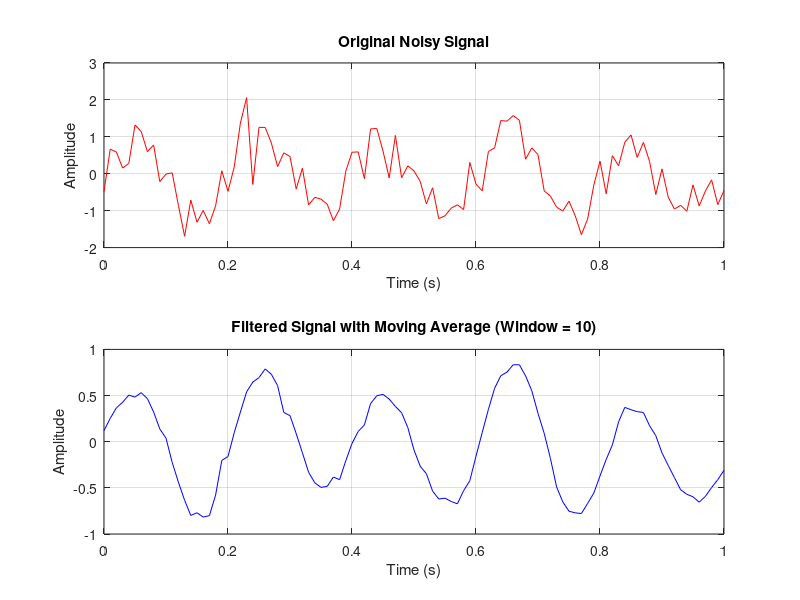

Write MATLAB code to recreate this figure.
clc; clear; close all;

% Generate a Noisy Signal
fs = 100;  % Sampling frequency (Hz)
t = 0:1/fs:1;  % Time vector (1 second duration)
signal = sin(2*pi*5*t) + 0.5*randn(size(t)); % 5 Hz sine wave with noise

% Define Moving Average Window Size
window_size = 10;  % Number of samples for averaging

% Zero-Pad the Signal at Both Ends
padded_signal = [zeros(1, floor(window_size/2)), signal, zeros(1, floor(window_size/2))];

% Apply Moving Average Filter Using movmean()
filtered_signal_padded = movmean(padded_signal, window_size);

% Remove Extra Padded Values to Retain Original Length
filtered_signal = filtered_signal_padded(floor(window_size/2) + 1:end - floor(window_size/2));

% Plot the Original and Filtered Signal
figure;
subplot(2,1,1);
plot(t, signal, 'r'); hold on;
title('Original Noisy Signal');
xlabel('Time (s)'); ylabel('Amplitude');
grid on;

subplot(2,1,2);
plot(t, filtered_signal, 'b'); hold on;
title(['Filtered Signal with Moving Average (Window = ', num2str(window_size), ')']);
xlabel('Time (s)'); ylabel('Amplitude');
grid on;
